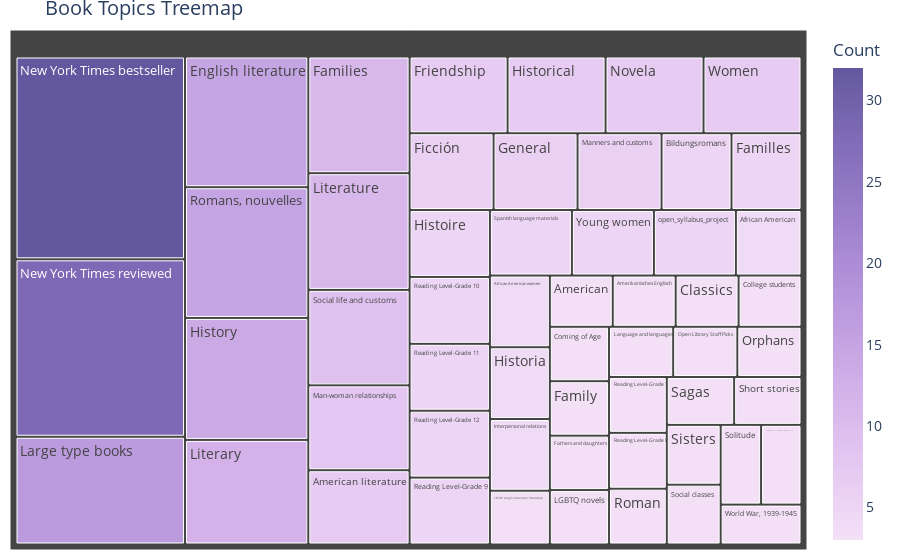

The code cell stored with this chart in its notebook:
### Code cell
fig = tree_topics(my_read_topics)
fig.show()

### Figure 1 — Plotly figure (JSON) as saved in the notebook; plotly's stock layout.template omitted (floating-point values rounded to 4 significant figures; data arrays with more than 128 entries replaced by an {"elided": "..."} marker saying what was removed)
{"data": [{"branchvalues": "total", "customdata": {"elided": "687 str values"}, "domain": {"x": [0, 1], "y": [0, 1]}, "hovertemplate": "<b>%{label}</b><br>Count: %{value}<extra></extra>", "hovertext": ["18.06 Anglo-American literature", "African American", "African American women", "American", "American literature", "Amerikanisches Englisch", "Bildungsromans", "Classics", "College students", "Coming of Age", "English literature", "Families", "Familles", "Family", "Fathers and daughters", "Ficción", "Friendship", "General", "Histoire", "Historia", "Historical", "History", "Interpersonal relations", "LGBTQ novels", "Language and languages", "Large type books", "Literary", "Literature", "Man-woman relationships", "Manners and customs", "New York Times bestseller", "New York Times reviewed", "Novela", "Open Library Staff Picks", "Orphans", "Reading Level-Grade 10", "Reading Level-Grade 11", "Reading Level-Grade 12", "Reading Level-Grade 7", "Reading Level-Grade 8", "Reading Level-Grade 9", "Roman", "Romans, nouvelles", "Sagas", "Short stories", "Sisters", "Social classes", "Social life and customs", "Solitude", "Spanish language materials", "Women", "World War (1939-1945) fast (OCoLC)fst01180924", "World War, 1939-1945", "Young women", "open_syllabus_project"], "ids": ["18.06 Anglo-American literature", "African American", "African American women", "American", "American literature", "Amerikanisches Englisch", "Bildungsromans", "Classics", "College students", "Coming of Age", "English literature", "Families", "Familles", "Family", "Fathers and daughters", "Ficción", "Friendship", "General", "Histoire", "Historia", "Historical", "History", "Interpersonal relations", "LGBTQ novels", "Language and languages", "Large type books", "Literary", "Literature", "Man-woman relationships", "Manners and customs", "New York Times bestseller", "New York Times reviewed", "Novela", "Open Library Staff Picks", "Orphans", "Reading Level-Grade 10", "Reading Level-Grade 11", "Reading Level-Grade 12", "Reading Level-Grade 7", "Reading Level-Grade 8", "Reading Level-Grade 9", "Roman", "Romans, nouvelles", "Sagas", "Short stories", "Sisters", "Social classes", "Social life and customs", "Solitude", "Spanish language materials", "Women", "World War (1939-1945) fast (OCoLC)fst01180924", "World War, 1939-1945", "Young women", "open_syllabus_project"], "labels": ["18.06 Anglo-American literature", "African American", "African American women", "American", "American literature", "Amerikanisches Englisch", "Bildungsromans", "Classics", "College students", "Coming of Age", "English literature", "Families", "Familles", "Family", "Fathers and daughters", "Ficción", "Friendship", "General", "Histoire", "Historia", "Historical", "History", "Interpersonal relations", "LGBTQ novels", "Language and languages", "Large type books", "Literary", "Literature", "Man-woman relationships", "Manners and customs", "New York Times bestseller", "New York Times reviewed", "Novela", "Open Library Staff Picks", "Orphans", "Reading Level-Grade 10", "Reading Level-Grade 11", "Reading Level-Grade 12", "Reading Level-Grade 7", "Reading Level-Grade 8", "Reading Level-Grade 9", "Roman", "Romans, nouvelles", "Sagas", "Short stories", "Sisters", "Social classes", "Social life and customs", "Solitude", "Spanish language materials", "Women", "World War (1939-1945) fast (OCoLC)fst01180924", "World War, 1939-1945", "Young women", "open_syllabus_project"], "marker": {"coloraxis": "coloraxis", "colors": [3, 4, 4, 3, 7, 3, 5, 3, 3, 3, 15, 11, 5, 3, 3, 6, 7, 6, 5, 4, 7, 14, 4, 3, 3, 17, 12, 11, 8, 6, 32, 28, 7, 3, 3, 5, 5, 5, 3, 3, 5, 3, 15, 3, 3, 3, 3, 9, 3, 5, 7, 3, 3, 5, 5]}, "name": "", "parents": ["", "", "", "", "", "", "", "", "", "", "", "", "", "", "", "", "", "", "", "", "", "", "", "", "", "", "", "", "", "", "", "", "", "", "", "", "", "", "", "", "", "", "", "", "", "", "", "", "", "", "", "", "", "", ""], "textfont": {"size": 14}, "type": "treemap", "values": [3, 4, 4, 3, 7, 3, 5, 3, 3, 3, 15, 11, 5, 3, 3, 6, 7, 6, 5, 4, 7, 14, 4, 3, 3, 17, 12, 11, 8, 6, 32, 28, 7, 3, 3, 5, 5, 5, 3, 3, 5, 3, 15, 3, 3, 3, 3, 9, 3, 5, 7, 3, 3, 5, 5]}], "layout": {"autosize": true, "coloraxis": {"colorbar": {"title": {"text": "Count"}}, "colorscale": [[0, "rgb(243, 224, 247)"], [0.1667, "rgb(228, 199, 241)"], [0.3333, "rgb(209, 175, 232)"], [0.5, "rgb(185, 152, 221)"], [0.6667, "rgb(159, 130, 206)"], [0.8333, "rgb(130, 109, 186)"], [1, "rgb(99, 88, 159)"]]}, "font": {"size": 14}, "hoverlabel": {"font": {"size": 12}}, "legend": {"tracegroupgap": 0}, "margin": {"b": 10, "l": 10, "r": 10, "t": 30}, "title": {"text": "Book Topics Treemap"}, "treemapcolorway": ["rgb(243, 224, 247)", "rgb(228, 199, 241)", "rgb(209, 175, 232)", "rgb(185, 152, 221)", "rgb(159, 130, 206)", "rgb(130, 109, 186)", "rgb(99, 88, 159)"]}}
